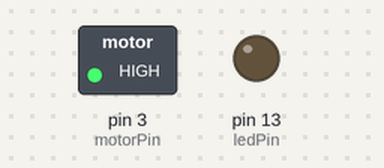
The sketch below on a simulated Arduino Uno, built with avr-gcc and run on an emulated ATmega328P. Shown: switched loads named in the sketch (green lamp = pin HIGH), output pins drawn as LEDs (lit = HIGH).

Above: at 0.6 s.
At 1.5 s:
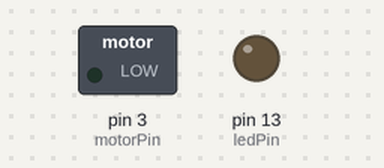
At 2.85 s:
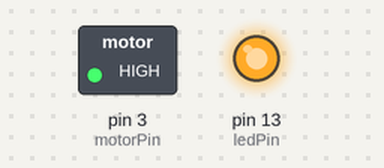
At 4.9 s:
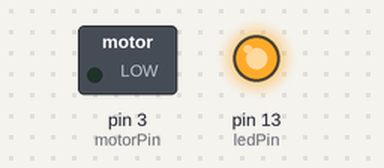
Timing chart, 0 to 6.2 s (numbered marks = the images above):
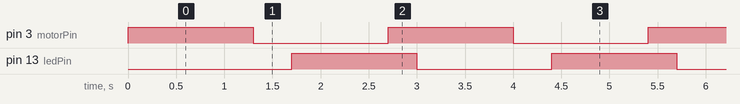

The sketch:

Blink.ino
```cpp
/*
    Vibration Motor with Arduino
    For more details, visit: https://techzeero.com/arduino-tutorials/vibration-motor-with-arduino/
*/

int motorPin = 3; //motor transistor is connected to pin 3
int ledPin = 13;

void setup() {
  pinMode(motorPin, OUTPUT);
  pinMode(ledPin, OUTPUT);
}

void loop() {
  digitalWrite(motorPin, HIGH); //vibrate
  delay(300);
  digitalWrite(ledPin, LOW); //led on
  delay(1000);  // delay one second
  digitalWrite(motorPin, LOW);  //stop vibrating
  delay(400); //wait 50 seconds.a
  digitalWrite(ledPin, HIGH);  //stop vibrating
  delay(1000); //wait 50 seconds.
}
```

Measured:
- by itself, pin 3 (motorPin), pin 13 (ledPin): alternates HIGH for 1.3 s and LOW for 1.4 s
- by itself, everything shown: repeats every 2.7 s, in 4 steps
